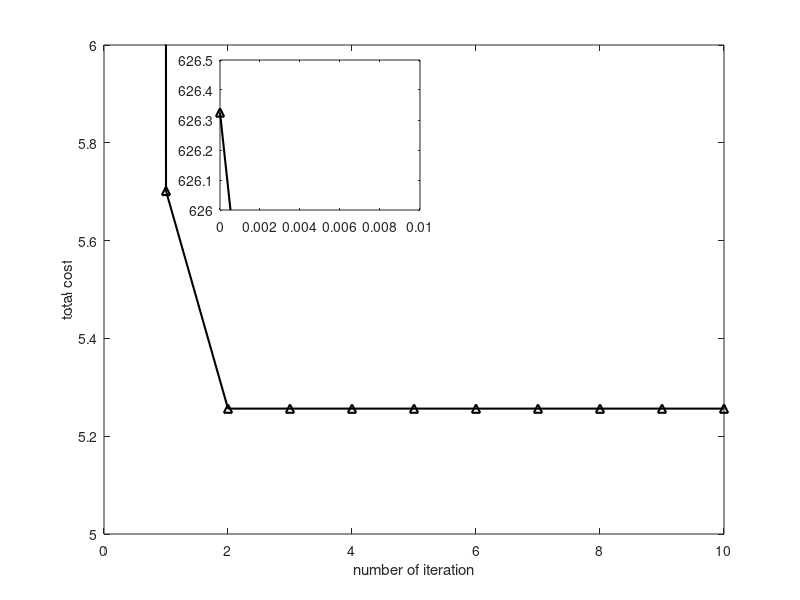

This chart was generated by the following MATLAB code:
clear;close all;
load('total_cost.mat');
load('cst_map.mat');

init_cost = sum(cst_map(:,401));
total_cost = [init_cost total_cost] .* [3 ones(1,10)];
i=1:11;
plot(i-1,total_cost,'k-^', 'LineWidth',1.5);
xlabel('number of iteration')
ylabel('total cost') % plot on new axes
axis([0 10 5 6])
axes('position',[.275 .65 .25 .25])
box on;
plot(i-1,total_cost,'k-^', 'LineWidth',1.5) % plot on new axes
axis([0 0.01 626 626.5])
